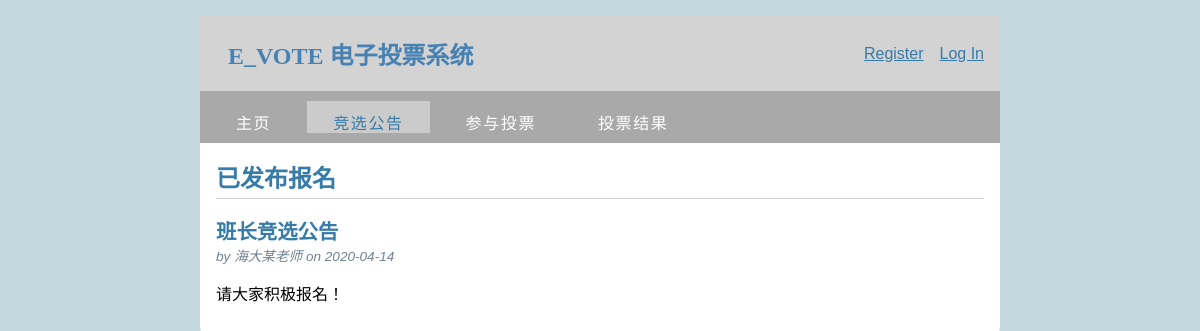
The app's page /user/notif, older data.
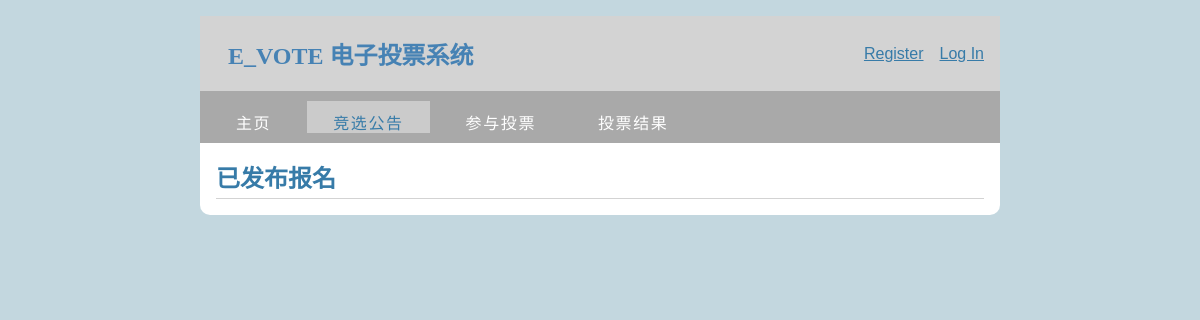
The same page, newer data.
### tables this page shows
CREATE TABLE election_info(
  info_id INTEGER PRIMARY KEY AUTOINCREMENT,
  author_id INTEGER NOT NULL,
  title TEXT NOT NULL,
  body TEXT NOT NULL,
  created TIMESTAMP NOT NULL DEFAULT CURRENT_TIMESTAMP,
  FOREIGN KEY (author_id) REFERENCES admin (admin_id)
);

CREATE TABLE admin(
  id INTEGER PRIMARY KEY AUTOINCREMENT,
  username TEXT UNIQUE NOT NULL,
  password TEXT NOT NULL,
  admin_id INTEGER UNIQUE NOT NULL,
  realname TEXT NOT NULL
);

### e_vote/user.py (the view)
@bp.route('/notif')
def notif():
    db = get_db()
    posts = db.execute(
        'SELECT p.author_id, title, body, created, username'
        ' FROM election_info p JOIN admin x ON p.author_id = x.id'
        ' ORDER BY created DESC'
    ).fetchall()
    return render_template('user/notif.html', posts=posts)

### e_vote/auth.py (called while the page is built, shortened)
@bp.before_app_request
def load_logged_in_user():
    user_id = session.get('user_id')
    if user_id is None:
        g.user=None

### e_vote/db.py (called while the page is built)
def get_db():
    if 'db' not in g:
        g.db=sqlite3.connect(
            current_app.config['DATABASE'],
            detect_types=sqlite3.PARSE_DECLTYPES
        )
        g.db.row_factory=sqlite3.Row
    return g.db

### e_vote/templates/user/notif.html (shortened to what this page needs)
{% extends 'base.html' %}
{% block menu %}
  <ul id="menu">
    <li><a href="{{ url_for('user.user_home') }}">主页</a></li>
    <li class="selected"><a href="{{ url_for('user.notif') }}">竞选公告</a></li>
    <li><a href="page.html">参与投票</a></li>
    <li><a href="another_page.html">投票结果</a></li>
  </ul>
{% endblock %}
{% block header %}
  <h1>{% block title %}已发布报名{% endblock %}</h1>
{% endblock %}
{% block content %}
  {% for election_info in posts %}
    <article class="post">
      <header>
        <div>
          <h1>{{ election_info['title'] }}</h1>
          <div class="about">by {{ election_info['username'] }} on {{ election_info['created'].strftime('%Y-%m-%d') }}</div>
        </div>
      </header>
      <p class="body">{{ election_info['body'] }}</p>
    </article>
  {% endfor %}
{% endblock %}

### e_vote/templates/base.html (shortened to what this page needs)
<!DOCTYPE html>
<html lang="en">
<link rel="stylesheet" href="{{ url_for('static', filename='style.css') }}">
<nav>
  <h1>E_VOTE 电子投票系统</h1>
  <ul>
    {% if g.user %}
      <li><span>{{ g.user['username'] }}</span>
      <li><a href="{{ url_for('auth.logout') }}">Log Out</a>
    {% else %}
      <li><a href="{{ url_for('auth.register') }}">Register</a>
      <li><a href="{{ url_for('auth.login') }}">Log In</a>
    {% endif %}
  </ul>
</nav>
<div id="menubar">
  {% block menu %}{% endblock %}
</div>
<section class="content">
  <header>
    {% block header %}{% endblock %}
  </header>
  {% block content %}{% endblock %}
</section>
</html>

### e_vote/static/style.css (style rules this page uses)
html { font-family: arial; background: #c3d7df; padding: 1rem; }
h1, h2, h3, h4, h5, h6 { font-family: "微软雅黑"; color: #377ba8; margin: 1rem 0; }
a { color: #377ba8; }
nav { background: lightgray; display: flex; align-items: center; padding: 0 0.5rem; }
nav h1 { flex: auto; margin: 20px; color: #4682B4; }
nav ul { display: flex; list-style: none; margin: 0; padding: 0; }
nav ul li a, nav ul li span, header .action { display: block; padding: 0.5rem; }
div#menubar { margin-left: auto; margin-right: auto; max-width: 800px; height: 52px; padding: 0; background: darkgray; }
div ul#menu, div ul#menu li { float: left; margin: 0; padding: 0; }
div ul#menu li { list-style: none; }
div ul#menu li a { letter-spacing: 0.1em; font: normal 100% arial, sans-serif; display: block; float: left; height: 17px; margin: 10px 0 0 10px; padding: 9px 26px 6px 26px; text-align: center; color: #FFF; text-transform: uppercase; text-decoration: none; background: transparent; }
ul#menu li a:hover, ul#menu li.selected a, ul#menu li.selected a:hover { color: #377ba8; background: transparent url(transparent_light.png) repeat; }
.content { padding: 0 1rem 1rem; }
.content > header { border-bottom: 1px solid lightgray; display: flex; align-items: flex-end; }
.content > header h1 { flex: auto; margin: 1rem 0 0.25rem 0; }
.content:last-child { margin-bottom: 0; }

Row changes from the older to the newer data that the page shows:
removed election_info: title "班长竞选公告", username "海大某老师", created "2020-04-14", body "请大家积极报名！"
